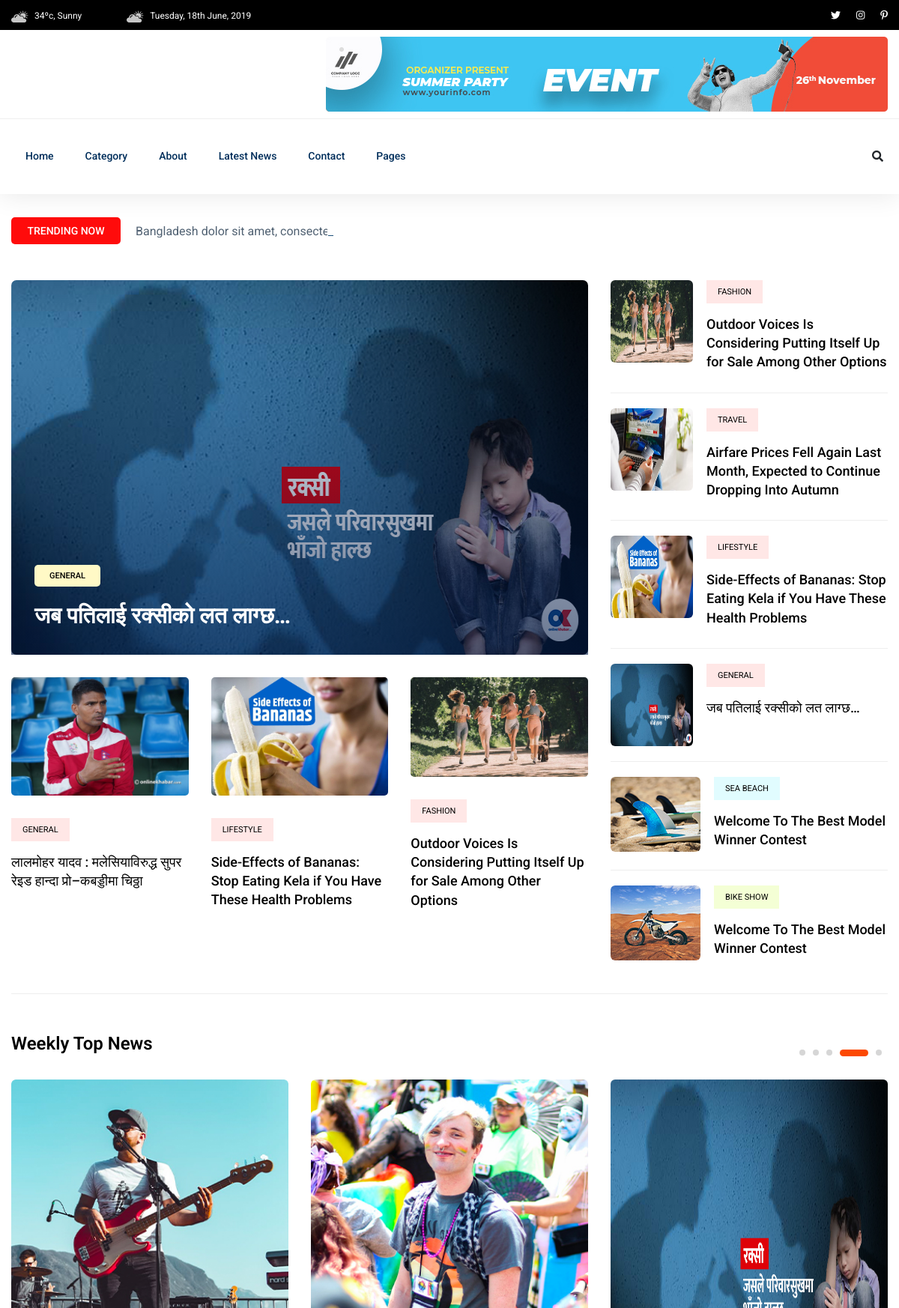
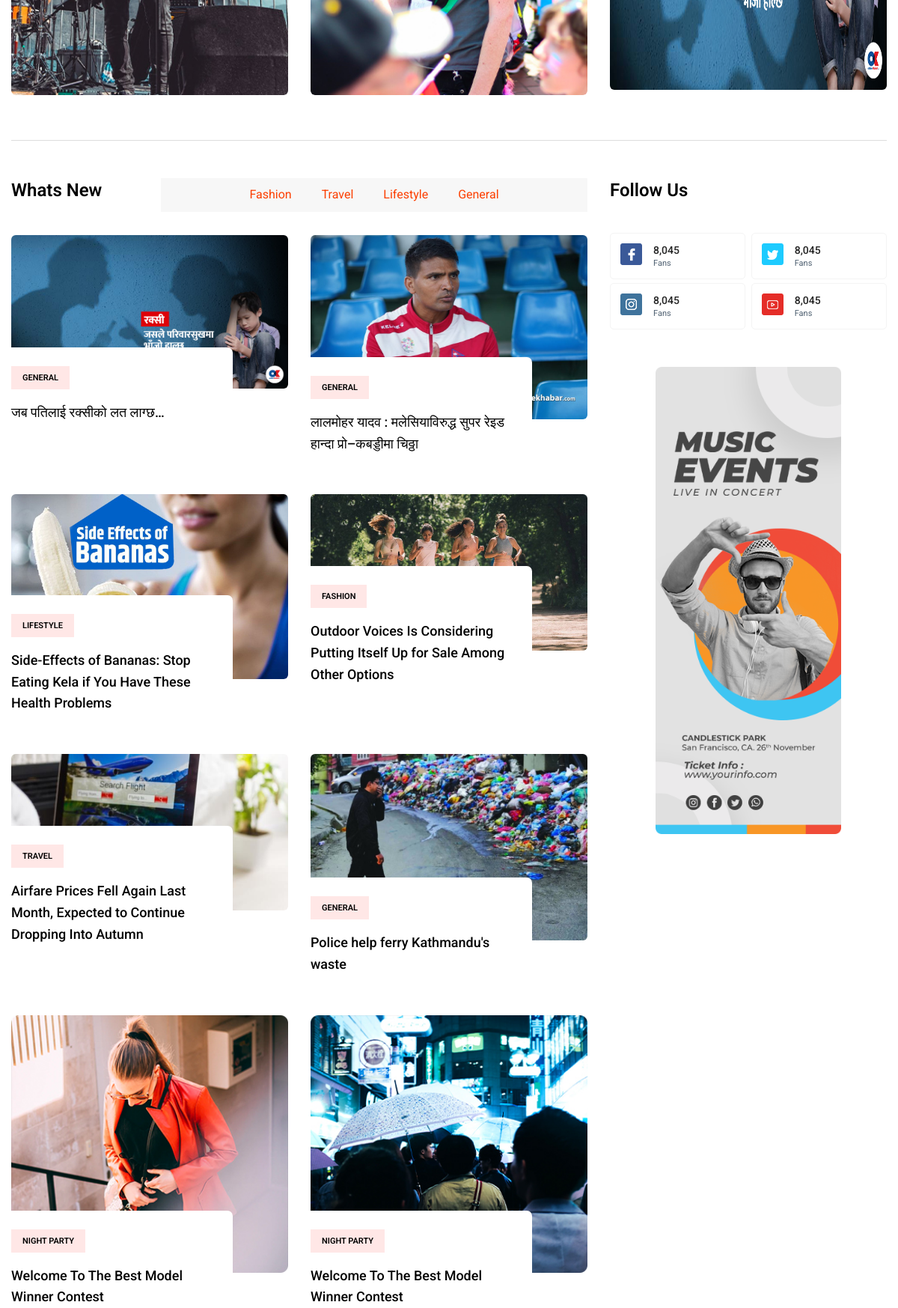
The page / (upper part) on the database its author committed (2 pictures, top to bottom).
### app/models.py (models this page shows, shortened)
class NewsPost(models.Model):
    categorie = models.ForeignKey(Categore, on_delete= models.CASCADE, related_name="cata")
    headline = models.TextField()
    short_description = models.TextField()
    content = models.TextField()
    images = models.ImageField(upload_to ='newsimage')
    reporter = models.CharField(max_length=50)
    date_created = models.DateTimeField(auto_now= True)
    date_updated = models.DateTimeField(auto_now = True)
    status = models.CharField(choices=status, default="2", max_length=50)
    views = models.IntegerField(default=0)
    class Meta:
        ordering = ['-id',]

class Categore(models.Model):
    name = models.CharField(choices= categori, default= "General", max_length=50)
    class Meta:
        ordering = ['-id']
    def __str__(self):
        return self.name

### app/views.py (the view)
# urls.py: path('', views.index, name='index'),
def index(request):
    data = NewsPost.objects.filter(status ="1").order_by('-date_created').all()
    cata = Categore.objects.all()
    print(cata)
    topnews = NewsPost.objects.filter(status ="1").order_by('-date_created').all()
    news =[]
    for items in cata:
        newsdata = NewsPost.objects.filter(categorie = items).order_by('-date_created').first
        news.append(newsdata)
    return render(request,'app/index.html', {'latest_top':data[:1],
                                            'latest_bottom':data[1:4],
                                            'data':cata[:6],
                                            'all':data[:6],
                                            'recent':data[:3],
                                            'top_news':topnews[:3],
                                            'news':news
                                            })

### app/templates/app/index.html (shortened to what this page needs)
{% extends 'app/base.html' %}
{% load static %}
{% block content %}
    <main>
    <div class="trending-area fix">
        <div class="container">
            <div class="trending-main">
                <div class="row">
                    <div class="col-lg-12">
                        <div class="trending-tittle">
                            <strong>Trending now</strong>
                            <div class="trending-animated">
                                <ul id="js-news" class="js-hidden">
                                    <li class="news-item">Bangladesh dolor sit amet, consectetur adipisicing elit.</li>
                                </ul>
                            </div>
                        </div>
                    </div>
                </div>
                <div class="row">
                    <div class="col-lg-8">
                        {% for nw in latest_top %}
                        <div class="trending-top mb-30">
                            <div class="trend-top-img">
                                <img src="{{ nw.images.url }}" height="500px" width ="500px" alt="">
                                <div class="trend-top-cap">
                                    <span>{{ nw.categorie }}</span>
                                    <h2><a href="{% url 'post' nw.id %}"> {{ nw.headline }} </a></h2>
                                </div>
                            </div>
                        </div>
                        {% endfor%}
                        <div class="trending-bottom">
                            <div class="row">
                                {% for lb in latest_bottom %}
                                <div class="col-lg-4">
                                    <div class="single-bottom mb-35">
                                        <div class="trend-bottom-img mb-30">
                                            <img src="{{ lb.images.url }}" alt="">
                                        </div>
                                        <div class="trend-bottom-cap">
                                            <span class="color1">{{ lb.categorie }}</span>
                                            <h4><a href="{% url 'post' lb.id %} " >{{ lb.headline }}</a></h4>
                                        </div>
                                    </div>
                                </div>
                                {% endfor %}
                            </div>
                        </div>
                    </div>
                    <div class="col-lg-4">
                        {% for items in news %}
                        <div class="trand-right-single d-flex">
                            <div class="trand-right-img">
                                <img src="{{ items.images.url }}" height="110px" width="110px" alt="no image found..">
                            </div>
                            <div class="trand-right-cap">
                                <span class="color1">{{items.categorie}}</span>
                                <h4><a href="#">{{ items.headline }}</a></h4>
                            </div>
                        </div>
                        {% endfor %}
                        <div class="trand-right-single d-flex">
                            <div class="trand-right-img">
                                <img src="{% static 'app/img/trending/right2.jpg' %}" alt="">
                            </div>
                            <div class="trand-right-cap">
                                <span class="color3">sea beach</span>
                                <h4><a href="#">Welcome To The Best Model Winner Contest</a></h4>
                            </div>
                        </div>
                        <div class="trand-right-single d-flex">
                            <div class="trand-right-img">
                                <img src="{% static 'app/img/trending/right3.jpg' %}" alt="">
                            </div>
                            <div class="trand-right-cap">
                                <span class="color2">Bike Show</span>
                                <h4><a href="#">Welcome To The Best Model Winner Contest</a></h4>
                            </div>
                        </div>
                    </div>
                </div>
            </div>
        </div>
    </div>
    <div class="weekly-news-area pt-50">
        <div class="container">
           <div class="weekly-wrapper">
                <div class="row">
                    <div class="col-lg-12">
                        <div class="section-tittle mb-30">
                            <h3>Weekly Top News</h3>
                        </div>
                    </div>
                </div>
                <div class="row">
                    <div class="col-12">
                        <div class="weekly-news-active dot-style d-flex dot-style">
                            {% for news in top_news %}
                            {% if news.views >= 5 %}
                            <div class="weekly-single">
                                <div class="weekly-img">
                                    <img src="{{news.images.url}}" height="425px" width="450px" alt="">
                                </div>
                            </div>
                            {% endif %}
                            {% endfor %}
                            <div class="weekly-single">
                                <div class="weekly-img">
                                        <img src="{% static 'app/img/news/weeklyNews3.jpg' %}" alt="">
                                </div>
                            </div>
                            <div class="weekly-single">
                                <div class="weekly-img">
                                    <img src="{% static 'app/img/news/weeklyNews1.jpg' %}" alt="">
                                </div>
                            </div>
                        </div>
                    </div>
                </div>
           </div>
        </div>
    </div>
    <section class="whats-news-area pt-50 pb-20">
        <div class="container">
            <div class="row">
            <div class="col-lg-8">
                <div class="row d-flex justify-content-between">
                    <div class="col-lg-3 col-md-3">
                        <div class="section-tittle mb-30">
                            <h3>Whats New</h3>
                        </div>
                    </div>
                    <div class="col-lg-9 col-md-9">
                        <div class="properties__button">
                            <nav>
                                <div class="nav nav-tabs" id="nav-tab" role="tablist">
                                    {% for c in data %}
                                    <a class="nav-item nav-link active" href="{% url 'category' c.id %}" role="tab" aria-controls="nav-home" aria-selected="true">{{ c.name }}</a>
                                    {% endfor %}
                                </div>
                            </nav>
                        </div>
                    </div>
                </div>
                <div class="row">
                    <div class="col-12">
                        <div class="tab-content" id="nav-tabContent">
                            <div class="tab-pane fade show active" id="nav-home" role="tabpanel" aria-labelledby="nav-home-tab">
                                <div class="whats-news-caption">
                                    <div class="row">
                                        {% for items in all %}
                                        <div class="col-lg-6 col-md-6">
                                            <div class="single-what-news mb-100">
                                                <div class="what-img">
                                                    <img src="{{ items.images.url }}" alt="">
                                                </div>
                                                <div class="what-cap">
                                                    <span class="color1">{{items.categorie}}</span>
                                                    <h4><a href="{% url 'post' items.id %}">{{ items.headline }}</a></h4>
                                                </div>
                                            </div>
                                        </div>
                                        {% endfor %}
                                        <div class="col-lg-6 col-md-6">
                                            <div class="single-what-news mb-100">
                                                <div class="what-img">
                                                    <img src="{% static 'app/img/news/whatNews2.jpg' %}" alt="">
                                                </div>
                                                <div class="what-cap">
                                                    <span class="color1">Night party</span>
                                                    <h4><a href="#">Welcome To The Best Model  Winner Contest</a></h4>
                                                </div>
                                            </div>
                                        </div>
                                        <div class="col-lg-6 col-md-6">
                                            <div class="single-what-news mb-100">
                                                <div class="what-img">
                                                    <img src="{% static 'app/img/news/whatNews3.jpg' %}" alt="">
                                                </div>
                                                <div class="what-cap">
                                                    <span class="color1">Night party</span>
                                                    <h4><a href="#">Welcome To The Best Model  Winner Contest</a></h4>
                                                </div>
                                            </div>
                                        </div>
                                    </div>
                                </div>
                            </div>
                        </div>
                    </div>
                </div>
            </div>
            <div class="col-lg-4">
                <div class="section-tittle mb-40">
                    <h3>Follow Us</h3>
                </div>
                <div class="single-follow mb-45">
                    <div class="single-box">
                        <div class="follow-us d-flex align-items-center">
                            <div class="follow-social">
                                <a href="#"><img src="{% static 'app/img/news/icon-fb.png' %}" alt=""></a>
                            </div>
                            <div class="follow-count">
                                <span>8,045</span>
                                <p>Fans</p>
                            </div>
                        </div>
                        <div class="follow-us d-flex align-items-center">
                            <div class="follow-social">
                                <a href="#"><img src="{% static 'app/img/news/icon-tw.png' %}" alt=""></a>
                            </div>
                            <div class="follow-count">
                                <span>8,045</span>
                                <p>Fans</p>
                            </div>
                        </div>
                            <div class="follow-us d-flex align-items-center">
                            <div class="follow-social">
                                <a href="#"><img src="{% static 'app/img/news/icon-ins.png' %}" alt=""></a>
                            </div>
                            <div class="follow-count">
                                <span>8,045</span>
                                <p>Fans</p>
                            </div>
                        </div>
                        <div class="follow-us d-flex align-items-center">
                            <div class="follow-social">
                                <a href="#"><img src="{% static 'app/img/news/icon-yo.png' %}" alt=""></a>
                            </div>
                            <div class="follow-count">
                                <span>8,045</span>
                                <p>Fans</p>
                            </div>
                        </div>
                    </div>
                </div>
                <div class="news-poster d-none d-lg-block">
                    <img src="{% static 'app/img/news/news_card.jpg' %}" alt="">
                </div>
            </div>
            </div>
        </div>
    </section>
    </main>
{% endblock content %}

### rows shown on the page
NewsPost: images (picture), categorie "GENERAL", headline "जब पतिलाई रक्सीको लत लाग्छ…", categorie "GENERAL", headline "जब पतिलाई रक्सीको लत लाग्छ…"
NewsPost: images (picture), categorie "GENERAL", headline "लालमोहर यादव : मलेसियाविरुद्ध सुपर रेइड हान्दा प्रो–कबड्डीमा चिठ्ठा"
NewsPost: images (picture), categorie "LIFESTYLE", headline "Side-Effects of Bananas: Stop Eating Kela if You Have These Health Problems", categorie "LIFESTYLE", headline "Side-Effects of Bananas: Stop Eating Kela if You Have These Health Problems"
NewsPost: images (picture), categorie "FASHION", headline "Outdoor Voices Is Considering Putting Itself Up for Sale Among Other Options", categorie "FASHION", headline "Outdoor Voices Is Considering Putting Itself Up for Sale Among Other Options"
NewsPost: images (picture), categorie "TRAVEL", headline "Airfare Prices Fell Again Last Month, Expected to Continue Dropping Into Autumn", categorie "TRAVEL", headline "Airfare Prices Fell Again Last Month, Expected to Continue Dropping Into Autumn"
Categore: name "Fashion"
Categore: name "Travel"
Categore: name "Lifestyle"
Categore: name "General"
NewsPost: images (picture), categorie "GENERAL", headline "Police help ferry Kathmandu's waste"
